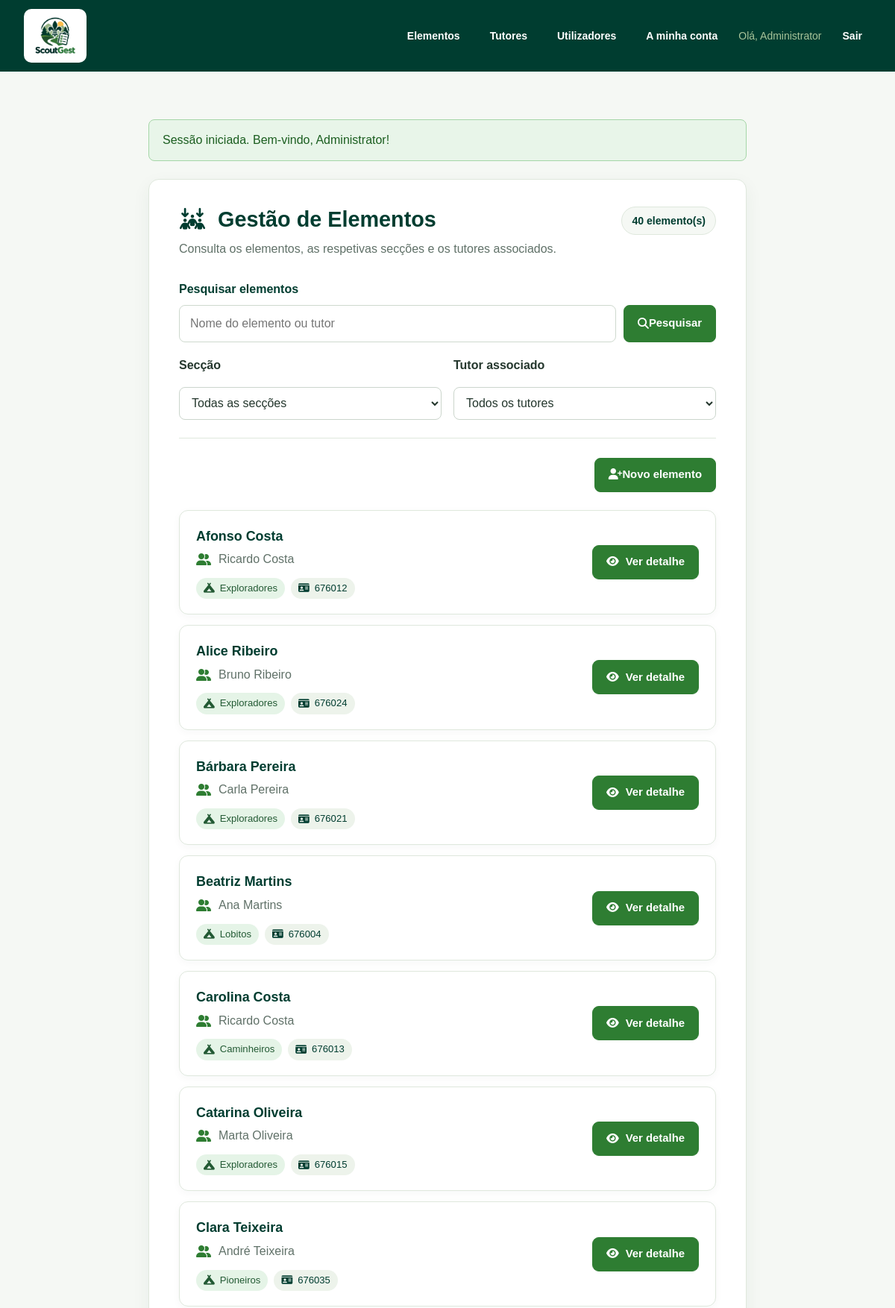
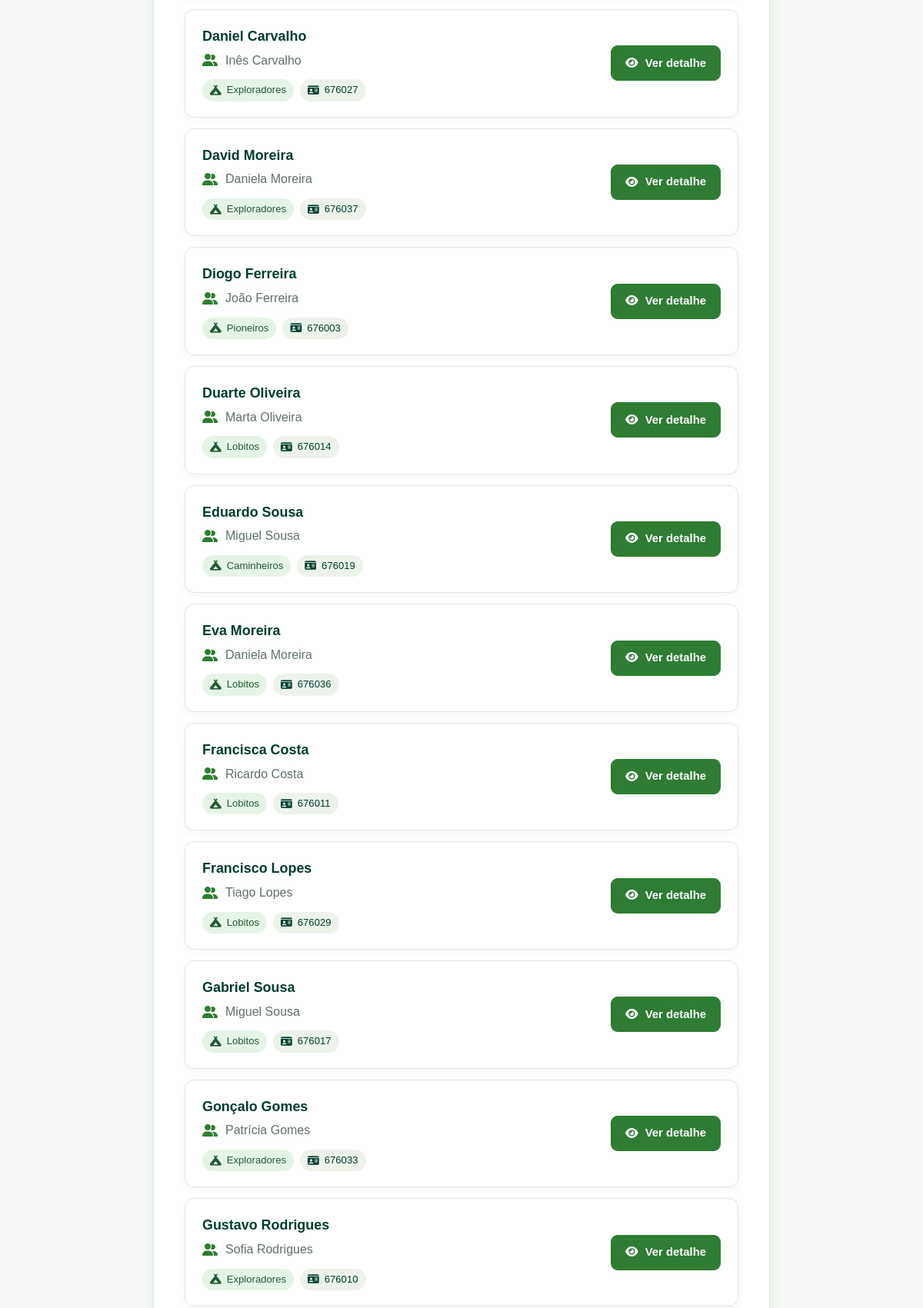
The app's page /elementos.php (signed in, upper part) with its own data (2 pictures, top to bottom).
### tables this page shows
CREATE TABLE elementos (
    id_elemento INT AUTO_INCREMENT PRIMARY KEY,
    id_tutor INT NOT NULL,
    nome VARCHAR(120) NOT NULL,
    numero_censo VARCHAR(20) NOT NULL UNIQUE,
    data_nascimento DATE NULL,
    seccao VARCHAR(30) NOT NULL,
    observacoes TEXT NULL,
    CONSTRAINT fk_elementos_tutores FOREIGN KEY (id_tutor)
        REFERENCES tutores (id_tutor) ON DELETE RESTRICT
);

CREATE TABLE tutores (
    id_tutor INT AUTO_INCREMENT PRIMARY KEY,
    nome VARCHAR(120) NOT NULL,
    telefone VARCHAR(20) NOT NULL,
    email VARCHAR(150) NULL UNIQUE
);

### elementos.php (the view, shortened to what this page needs)
<?php
require 'includes/inicio.php';
$pesquisa = trim((string) ($_GET['q'] ?? ''));
$seccao = trim((string) ($_GET['seccao'] ?? ''));
$idTutor = filter_var(
    $_GET['id_tutor'] ?? '',
    FILTER_VALIDATE_INT,
    ['options' => ['min_range' => 1]]
) ?: 0;
$sql = '
    SELECT
        e.id_elemento,
        e.nome,
        e.numero_censo,
        e.seccao,
        e.id_tutor,
        t.nome AS tutor
    FROM elementos e
    JOIN tutores t
        ON e.id_tutor = t.id_tutor
';
$parametros = [];
$sql .= ' ORDER BY e.nome ASC';
$stmt = $pdo->prepare($sql);
$stmt->execute($parametros);
$elementos = $stmt->fetchAll(PDO::FETCH_ASSOC);
$totalElementos = count($elementos);
require 'includes/cabecalho.php';
?>
<section class="cartao detalhe gestao-utilizadores gestao-elementos">
    <div class="gestao-topo">
        <div>
            <h1>
                <i class="fa-solid fa-arrows-down-to-people"></i>
                Gestão de Elementos
            </h1>
            <p>
                Consulta os elementos,
                as respetivas secções e os tutores associados.
            </p>
        </div>
        <span class="gestao-total">
            <?= $totalElementos ?> elemento(s)
        </span>
    </div>
    <form
        method="get"
        action="elementos.php"
        class="gestao-pesquisa"
        role="search"
        id="form-filtros"
    >
        <label for="q">
            Pesquisar elementos
        </label>
        <div class="gestao-pesquisa-linha">
            <input
                type="search"
                id="q"
                name="q"
                value="<?= htmlspecialchars($pesquisa, ENT_QUOTES, 'UTF-8') ?>"
                placeholder="Nome do elemento ou tutor"
            >
            <button
                type="submit"
                class="gestao-botao"
            >
                <i class="fa-solid fa-magnifying-glass"
                   aria-hidden="true"></i>
                Pesquisar
            </button>
        </div>
        <div class="gestao-filtros">
            <div class="gestao-filtro">
                <label for="seccao">
                    Secção
                </label>
                <select
                    id="seccao"
                    name="seccao"
                    class="gestao-select"
                >
                    <option value="">
                        Todas as secções
                    </option>
                </select>
            </div>
            <div class="gestao-filtro">
                <label for="id_tutor">
                    Tutor associado
                </label>
                <select
                    id="id_tutor"
                    name="id_tutor"
                    class="gestao-select"
                >
                    <option value="">
                        Todos os tutores
                    </option>
                </select>
            </div>
        </div>
    </form>
    <div class="gestao-elementos-acoes">
        <a
            href="elemento_novo.php"
            class="gestao-botao"
        >
            <i class="fa-solid fa-user-plus"
               aria-hidden="true"></i>
            Novo elemento
        </a>
    </div>
    <?php if (!$elementos): ?>
        <p class="gestao-elementos-vazio">
            <?php if (
                $pesquisa !== '' ||
                $seccao !== '' ||
                $idTutor > 0
            ): ?>
                Não foram encontrados elementos
                para os filtros selecionados.
            <?php else: ?>
                Ainda não existem elementos registados.
            <?php endif; ?>
        </p>
    <?php else: ?>
        <div class="gestao-lista">
            <?php foreach ($elementos as $elemento): ?>
                <article class="gestao-item gestao-elemento-item">
                    <div class="gestao-item-dados">
                        <h2>
                            <?= htmlspecialchars(
                                $elemento['nome'],
                                ENT_QUOTES,
                                'UTF-8'
                            ) ?>
                        </h2>
                        <p>
                            <i class="fa-solid fa-user-group"
                               aria-hidden="true"></i>
                            <?= htmlspecialchars(
                                $elemento['tutor'],
                                ENT_QUOTES,
                                'UTF-8'
                            ) ?>
                        </p>
                        <div class="gestao-etiquetas">
                            <span class="gestao-etiqueta associado">
                                <i class="fa-solid fa-campground"
                                   aria-hidden="true"></i>
                                <?= htmlspecialchars(
                                    $elemento['seccao'] ?: 'Sem secção',
                                    ENT_QUOTES,
                                    'UTF-8'
                                ) ?>
                            </span>
                            <?php if (
                                $elemento['numero_censo'] !== null &&
                                $elemento['numero_censo'] !== ''
                            ): ?>
                                <span class="gestao-etiqueta">
                                    <i class="fa-solid fa-id-card"
                                       aria-hidden="true"></i>
                                    <?= htmlspecialchars(
                                        $elemento['numero_censo'],
                                        ENT_QUOTES,
                                        'UTF-8'
                                    ) ?>
                                </span>
                            <?php endif; ?>
                        </div>
                    </div>
                    <div class="gestao-elemento-botoes">
                        <a
                            href="elemento_ver.php?id=<?= (int) $elemento['id_elemento'] ?>"
                            class="gestao-botao"
                        >
                            <i class="fa-solid fa-eye"
                               aria-hidden="true"></i>
                            Ver detalhe
                        </a>
                    </div>
                </article>
            <?php endforeach; ?>
        </div>
    <?php endif; ?>
</section>
<?php require 'includes/rodape.php'; ?>

### records on screen
elementos: nome "Afonso Costa", id_tutor.nome "Ricardo Costa", seccao "Exploradores", numero_censo "676012"
elementos: nome "Alice Ribeiro", id_tutor.nome "Bruno Ribeiro", seccao "Exploradores", numero_censo "676024"
elementos: nome "Bárbara Pereira", id_tutor.nome "Carla Pereira", seccao "Exploradores", numero_censo "676021"
elementos: nome "Beatriz Martins", id_tutor.nome "Ana Martins", seccao "Lobitos", numero_censo "676004"
elementos: nome "Carolina Costa", id_tutor.nome "Ricardo Costa", seccao "Caminheiros", numero_censo "676013"
elementos: nome "Catarina Oliveira", id_tutor.nome "Marta Oliveira", seccao "Exploradores", numero_censo "676015"
elementos: nome "Clara Teixeira", id_tutor.nome "André Teixeira", seccao "Pioneiros", numero_censo "676035"
elementos: nome "Daniel Carvalho", id_tutor.nome "Inês Carvalho", seccao "Exploradores", numero_censo "676027"
elementos: nome "David Moreira", id_tutor.nome "Daniela Moreira", seccao "Exploradores", numero_censo "676037"
elementos: nome "Diogo Ferreira", id_tutor.nome "João Ferreira", seccao "Pioneiros", numero_censo "676003"
elementos: nome "Duarte Oliveira", id_tutor.nome "Marta Oliveira", seccao "Lobitos", numero_censo "676014"
elementos: nome "Eduardo Sousa", id_tutor.nome "Miguel Sousa", seccao "Caminheiros", numero_censo "676019"
elementos: nome "Eva Moreira", id_tutor.nome "Daniela Moreira", seccao "Lobitos", numero_censo "676036"
elementos: nome "Francisca Costa", id_tutor.nome "Ricardo Costa", seccao "Lobitos", numero_censo "676011"
elementos: nome "Francisco Lopes", id_tutor.nome "Tiago Lopes", seccao "Lobitos", numero_censo "676029"
elementos: nome "Gabriel Sousa", id_tutor.nome "Miguel Sousa", seccao "Lobitos", numero_censo "676017"
elementos: nome "Gonçalo Gomes", id_tutor.nome "Patrícia Gomes", seccao "Exploradores", numero_censo "676033"
elementos: nome "Gustavo Rodrigues", id_tutor.nome "Sofia Rodrigues", seccao "Exploradores", numero_censo "676010"

### other values on screen
$_SESSION['nome'] "Administrator"
$texto_mensagem "Sessão iniciada. Bem-vindo, Administrator!"
$totalElementos "40"
